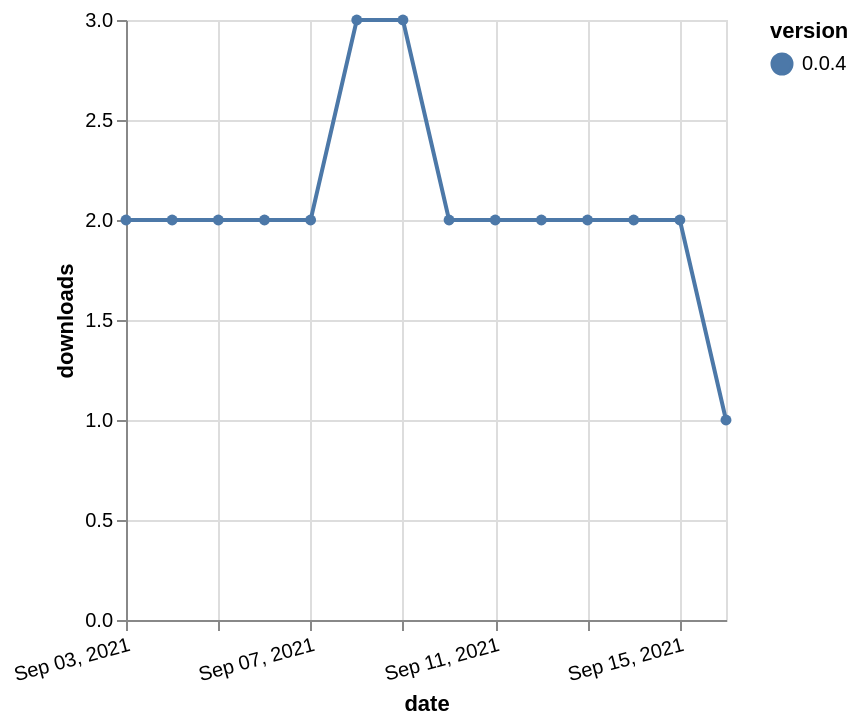

Write the Vega-Lite specification saved for this chart.
### Vega-Lite specification from a JSON file in a GitHub repository (floating-point values rounded to 4 significant figures)
{"$schema": "https://vega.github.io/schema/vega-lite/v5.json", "description": "A simple bar chart with embedded data.", "data": {"values": [{"date": "2021-09-03", "total": 2554, "delta": 2, "version": "0.0.4"}, {"date": "2021-09-04", "total": 2556, "delta": 2, "version": "0.0.4"}, {"date": "2021-09-05", "total": 2558, "delta": 2, "version": "0.0.4"}, {"date": "2021-09-06", "total": 2560, "delta": 2, "version": "0.0.4"}, {"date": "2021-09-07", "total": 2562, "delta": 2, "version": "0.0.4"}, {"date": "2021-09-08", "total": 2565, "delta": 3, "version": "0.0.4"}, {"date": "2021-09-09", "total": 2568, "delta": 3, "version": "0.0.4"}, {"date": "2021-09-10", "total": 2570, "delta": 2, "version": "0.0.4"}, {"date": "2021-09-11", "total": 2572, "delta": 2, "version": "0.0.4"}, {"date": "2021-09-12", "total": 2574, "delta": 2, "version": "0.0.4"}, {"date": "2021-09-13", "total": 2576, "delta": 2, "version": "0.0.4"}, {"date": "2021-09-14", "total": 2578, "delta": 2, "version": "0.0.4"}, {"date": "2021-09-15", "total": 2580, "delta": 2, "version": "0.0.4"}, {"date": "2021-09-16", "total": 2581, "delta": 1, "version": "0.0.4"}]}, "width": "container", "mark": {"type": "line", "point": {"filled": true}}, "encoding": {"x": {"field": "date", "type": "temporal", "timeUnit": "yearmonthdate", "title": "date", "axis": {"labelAngle": -15}}, "y": {"field": "delta", "type": "quantitative", "title": "downloads"}, "color": {"field": "version", "type": "nominal"}, "tooltip": {"field": "delta"}}}
